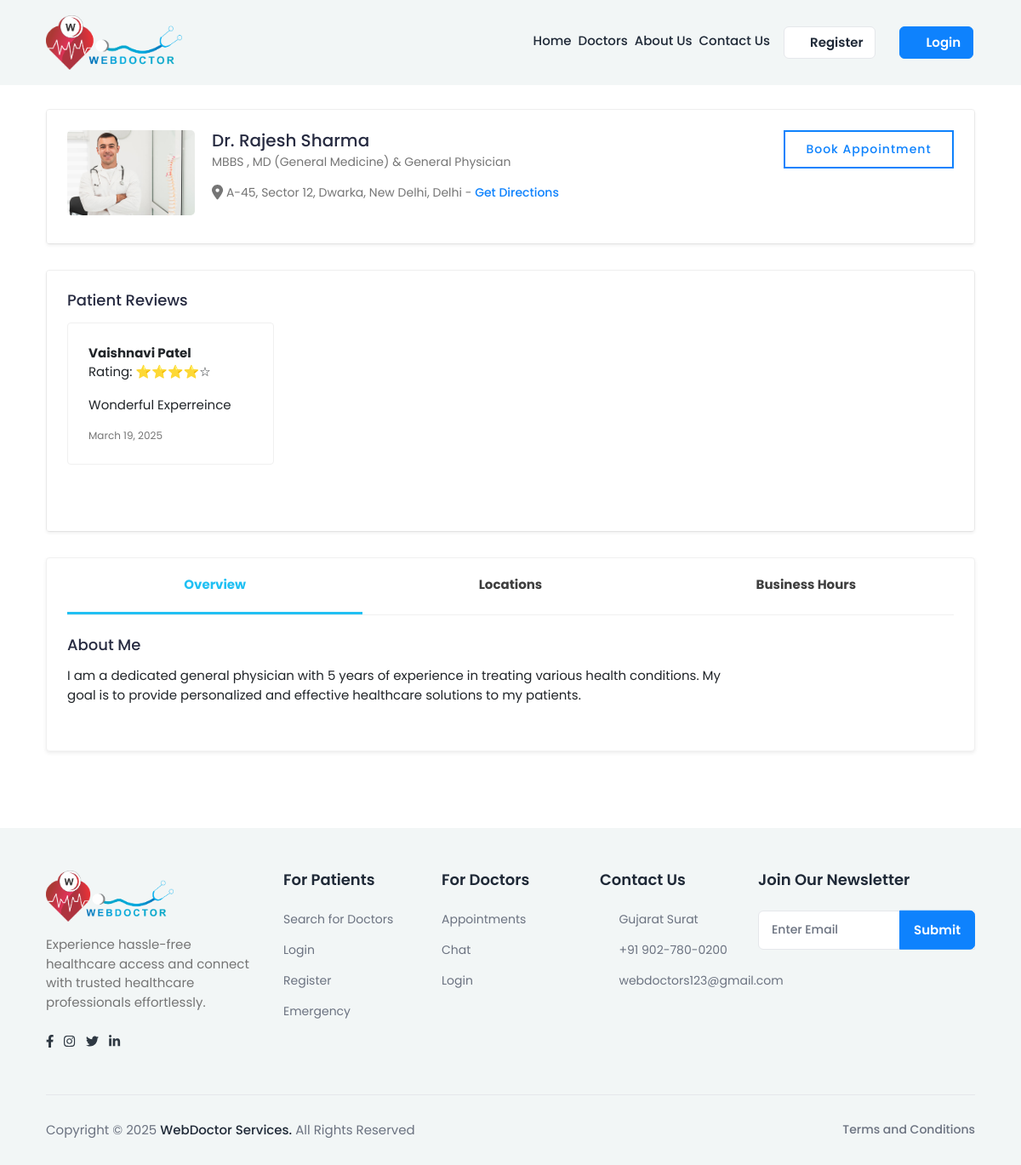
/doctor_profile/19/, run on the app's committed database.
### myapp/models.py (models this page shows, shortened)
class doctorRegister(models.Model):
    GENDER_CHOICES = [
        ('M', 'Male'),
        ('F', 'Female'),
        ('O', 'Other'),
    ]
    AVAILABILITY_CHOICES = [
        ('Available', 'Available'),
        ('Not Available', 'Not Available'),
    ]
    name = models.CharField(max_length=100)
    email = models.EmailField(unique=True)
    phno = models.BigIntegerField(unique=True)
    password = models.CharField(max_length=100)
    profile_img = models.ImageField(upload_to='profile_pics/', null=True, blank=True)
    qualification = models.CharField(max_length=100,blank=True, null=True)
    specialization = models.CharField(max_length=100,blank=True, null=True)
    experience = models.IntegerField(blank=True, null=True)
    address = models.TextField(blank=True, null=True)
    city = models.CharField(max_length=50,blank=True, null=True)
    state = models.CharField(max_length=50,blank=True, null=True)
    clinic_name = models.CharField(max_length=255)
    clinic_address = models.TextField()
    gender = models.CharField(max_length=5, choices=GENDER_CHOICES)
    mci_no = models.CharField(max_length=10,blank=True, null=True)
    fee = models.BigIntegerField(null=True)
    about_me=models.TextField(null=True)
    is_approved = models.BooleanField(default=False)
    is_rejected = models.BooleanField(default=False)
    is_available = models.CharField(max_length=20, choices=AVAILABILITY_CHOICES)  # Updated field

class review(models.Model):
      patient_id=models.ForeignKey(patientRegister,on_delete=models.CASCADE)
      doctor_id=models.ForeignKey(doctorRegister,on_delete=models.CASCADE)
      appointment_id=models.ForeignKey(appointment,on_delete=models.CASCADE)
      rating=models.IntegerField(blank=True, null=True, validators=[MinValueValidator(1), MaxValueValidator(5)])
      review_text=models.TextField(blank=True, null=True)
      review_date=models.DateField()

class patientRegister(models.Model):
      BLOOD_GROUP_CHOICES = [
        ('A+', 'A+'), ('A-', 'A-'), ('B+', 'B+'), ('B-', 'B-'),
        ('O+', 'O+'), ('O-', 'O-'), ('AB+', 'AB+'), ('AB-', 'AB-')
      ]
      name = models.CharField(max_length=100)
      email = models.EmailField(unique=True)
      phno = models.BigIntegerField(unique=True)
      password = models.CharField(max_length=255)
      profile_img = models.ImageField(upload_to='profile_pics/', null=True, blank=True)
      dob=models.DateField(null=True)
      age = models.PositiveIntegerField(null=True)  # Age field
      weight = models.DecimalField(null=True,max_digits=5,decimal_places=2)#Weight field
      height = models.DecimalField(null=True,max_digits=5, decimal_places=2)
      address = models.TextField()  # Full address
      city = models.CharField(max_length=50)
      state = models.CharField(max_length=50)
      blood_group = models.CharField(max_length=3, choices=BLOOD_GROUP_CHOICES)  # Dropdown selection

### myapp/views.py (the view)
# urls.py: path('doctor_profile/<int:doctor_id>/', views.doctor_profile, name='doctor_profile'),
def doctor_profile(request, doctor_id):
    doctor = get_object_or_404(doctorRegister, id=doctor_id)  # Fetch doctor by ID
    reviews = review.objects.filter(doctor_id=doctor.id)
    profile = None
    user_type = None
    if request.session.get('patient_id'):
        try:
            profile = patientRegister.objects.get(id=request.session['patient_id'])
            user_type = "patient"
        except patientRegister.DoesNotExist:
            request.session.flush()  # Clear session if user not found
    elif request.session.get('doctor_id'):
        try:
            profile = doctorRegister.objects.get(id=request.session['doctor_id'])
            user_type = "doctor"
        except doctorRegister.DoesNotExist:
            request.session.flush()  # Clear session if user not found
    return render(request, 'doctor-profile.html', {
        'doctor': doctor,
        'reviews': reviews,
        'profile': profile,
        'user_type': user_type
    })

### myapp/templates/doctor-profile.html (shortened to what this page needs)
{% load static %}
<html lang="en" class="fontawesome-i2svg-active fontawesome-i2svg-complete">
    <head>
        <link rel="stylesheet" href="{% static 'assets/css/bootstrap.min.css' %}">
        <link rel="stylesheet" href="https://cdnjs.cloudflare.com/ajax/libs/font-awesome/6.0.0-beta3/css/all.min.css">
        <link rel="stylesheet" href="{% static 'assets/plugins/fontawesome/css/all.min.css' %}">
        <link rel="stylesheet" href="{% static 'assets/css/feather.css' %}">
        <link rel="stylesheet" href="{% static 'assets/css/custom.css' %}">
        <link href="https://cdn.jsdelivr.net/npm/bootstrap@5.3.3/dist/css/bootstrap.min.css" rel="stylesheet">
    </head>
<body>
        {% block content %}
<div class="main-wrapper">
  <header class="header header-fixed header-one">
    <div class="container">
        <nav class="navbar navbar-expand-lg header-nav">
            <div class="navbar-header">
                <a href="/" class="navbar-brand logo">
                    <img src="{% static 'assets/img/logo.png' %}" class="img-fluid" alt="Logo">
                </a>
            </div>
            <div class="main-menu-wrapper">
                <ul class="main-nav">
                    <li><a
                        href="{% if user_type == 'patient' or user_type == 'doctor' %}{% url 'index' %}{% else %}{% url 'home' %}{% endif %}">Home</a>
                    </li>
                    <li><a href="{% url 'doctor_list' %}">Doctors</a></li>
                    <li>
                        {% if request.session.patient_id or request.session.doctor_id %}
                        <a href="{% url 'about_us' %}">About Us</a>
                        {% else %}
                        <a href="{% url 'about' %}">About Us</a>
                        {% endif %}
                      </li>
                      <li>
                        {% if request.session.patient_id or request.session.doctor_id %}
                        <a href="{% url 'contact_us' %}">Contact Us</a>
                        {% else %}
                        <a href="{% url 'contact' %}">Contact Us</a>
                        {% endif %}
                      </li>
                    <ul class="nav header-navbar-rht pt-3">
                    {% if request.session.patient_id or request.session.doctor_id %}
      <li class="nav-item dropdown has-arrow logged-item">
          <a href="#" class="dropdown-toggle nav-link" data-bs-toggle="dropdown" aria-expanded="false">
              <span class="user-img">
                  {% if profile and profile.profile_img %}
                      <img class="rounded-circle" src="{{ profile.profile_img.url }}" width="31" alt="profile" />
                  {% else %}
                      <img class="rounded-circle" src="/static/assets/img/default_profile.png" width="31" alt="default profile" />
                  {% endif %}
                  {% comment %} <span class="user-name ms-2">{{ profile.name }}</span>  {% endcomment %}
              </span>
          </a>
          <div class="dropdown-menu dropdown-menu-end">
              <div class="user-header d-flex align-items-center">
                  <div class="avatar avatar-sm me-2">
                      {% if profile and profile.profile_img %}
                          <img class="rounded-circle" src="{{ profile.profile_img.url }}" width="31" alt="profile" />
                      {% else %}
                          <img class="rounded-circle" src="/static/assets/img/default_profile.png" width="31" alt="default profile" />
                      {% endif %}
                  </div>
                  <div class="user-text">
                      <h6 class="mb-0">{{ profile.name }}</h6>
                  </div>
              </div>
              {% if user_type == "patient" %}
                  <a class="dropdown-item" href="{% url 'patient_dashboard' %}">Dashboard</a>
                  <a class="dropdown-item" href="{% url 'patient_profile_settings' %}">Profile Settings</a>
              {% elif user_type == "doctor" %}
                  <a class="dropdown-item" href="{% url 'doctor_dashboard' %}">Dashboard</a>
                  <a class="dropdown-item" href="{% url 'doctor_profile_settings' %}">Profile Settings</a>
              {% endif %}
              <a class="dropdown-item text-danger" href="{% url 'logout' %}">Logout</a>
          </div>
      </li>
                    {% else %}
                        <li class="register-btn mb-3 mx-2">
                          <a href="{% url 'register' %}" class="btn reg-btn btn-primary" >
                            <i class="feather-user"></i>Register
                          </a>
                        </li>
                        <li class="register-btn mb-3 ">
                          <a href="{% url 'login' %}" class="btn btn-primary log-btn">
                            <i class="feather-lock"></i>Login
                          </a>
                        </li>
                    {% endif %}
                </ul>
              </ul>
            </div>
        </nav>
    </div>
  </header>
         <div class="content phone-new">
            <div class="container mt-5">
                <div class="card">
                    <div class="card-body shadow-sm">
                        <div class="doctor-widget">
                            <div class="doc-info-left">
                                <div class="doctor-img">
                                    {% if doctor.profile_img %}
                                        <img src="{{ doctor.profile_img.url }}" alt="profile">
                                    {% else %}
                                        <img src="/static/assets/img/default_profile.png" alt="default profile">
                                    {% endif %}
                                </div>
                                <div class="doc-info-cont">
                                    <h4 class="doc-name">Dr. {{ doctor.name }}</h4>
                                    <p class="doc-speciality">{{ doctor.qualification }} &amp; {{ doctor.specialization }}</p>
                                    <div class="clinic-details">
                                        <p class="doc-location">
                                          <i class="fa-solid fa-location-dot fa-lg"></i>
                                            {{ doctor.clinic_address }}, {{ doctor.state }} - <a href="javascript:void(0);">Get Directions</a>
                                        </p>
                                    </div>
                                </div>
                            </div>
                            <div class="doc-info-right">
                                <div class="clinic-booking">
                                    <a class="proceed-btn" href="{% url 'book_appointment' doctor_id=doctor.id%}">Book Appointment</a>
                                </div>
                            </div>
                        </div>
                    </div>
                  </div>
                    <div class="card">
                        <div class="card-body shadow-sm">
                    <h4 class="widget-title">Patient Reviews</h4>
                    {% if reviews %}
                        <div class="row">
                            {% for review in reviews %}
                                <div class="col-md-3 mb-4">
                                    <div class="card">
                                        <div class="card-body" id="review_card">
                                            <strong>{{ review.patient_id.name }}</strong>
                                            <p>Rating: {% for star in "12345"|make_list %}{% if forloop.counter <= review.rating %}⭐{% else %}☆{% endif %}{% endfor %}</p>
                                            <p>{{ review.review_text }}</p>
                                            <small class="text-muted">{{ review.review_date|date:"F d, Y" }}</small>
                                        </div>
                                    </div>
                                </div>
                            {% endfor %}
                        </div>
                    </div>
                </div>
                    {% else %}
                        <p>No reviews yet.</p>
                    {% endif %}
                <div class="card shadow-sm">
                    <div class="card-body pt-0">
                        <nav class="user-tabs mb-4">
                            <ul class="nav nav-tabs nav-tabs-bottom nav-justified" role="tablist">
                                <li class="nav-item" role="presentation"><a class="nav-link active" href="#doc_overview" data-bs-toggle="tab" aria-selected="true" role="tab">Overview</a></li>
                                <li class="nav-item" role="presentation"><a class="nav-link" href="#doc_locations" data-bs-toggle="tab" aria-selected="false" role="tab" tabindex="-1">Locations</a></li>
                                <li class="nav-item" role="presentation"><a class="nav-link" href="#doc_business_hours" data-bs-toggle="tab" aria-selected="false" role="tab" tabindex="-1">Business Hours</a></li>
                            </ul>
                        </nav>
                        <div class="tab-content pt-0">
                            <div role="tabpanel" id="doc_overview" class="tab-pane fade active show">
                                <div class="row">
                                    <div class="col-md-12 col-lg-9">
                                        <div class="widget about-widget">
                                            <h4 class="widget-title">About Me</h4>
                                            <p>{{ doctor.about_me }}</p>
                                        </div>
                                    </div>
                                </div>
                            </div>
                          </div>
                    </div>
                </div>
            </div>
        </div>
    </div>
  {% include "footer.html" %}
  {% endblock %}
    <link rel="stylesheet" href="https://code.jquery.com/ui/1.12.1/themes/base/jquery-ui.css">
</body>
</html>

### myapp/static/assets/css/feather.css (style rules this page uses)
[class^="feather-"], [class*=" feather-"] { font-family: 'feather' !important; speak: none; font-style: normal; font-weight: normal; font-variant: normal; text-transform: none; line-height: 1; -webkit-font-smoothing: antialiased; -moz-osx-font-smoothing: grayscale; }
.feather-lock:before { content: "\e987"; }
.feather-user:before { content: "\e9f1"; }

### data on the page
doctorRegister: profile_img (picture), name "Rajesh Sharma", qualification "MBBS , MD (General Medicine)", specialization "General Physician", clinic_address "A-45, Sector 12, Dwarka, New Delhi", state "Delhi", about_me "I am a dedicated general physician with 5 years of experience in treating various health conditions. My goal is to provide personalized and effective healthcare solutions to my patients."
review: patient_id.name "Vaishnavi Patel", rating 4 (drawn), review_text "Wonderful Experreince", review_date "March 19, 2025"
